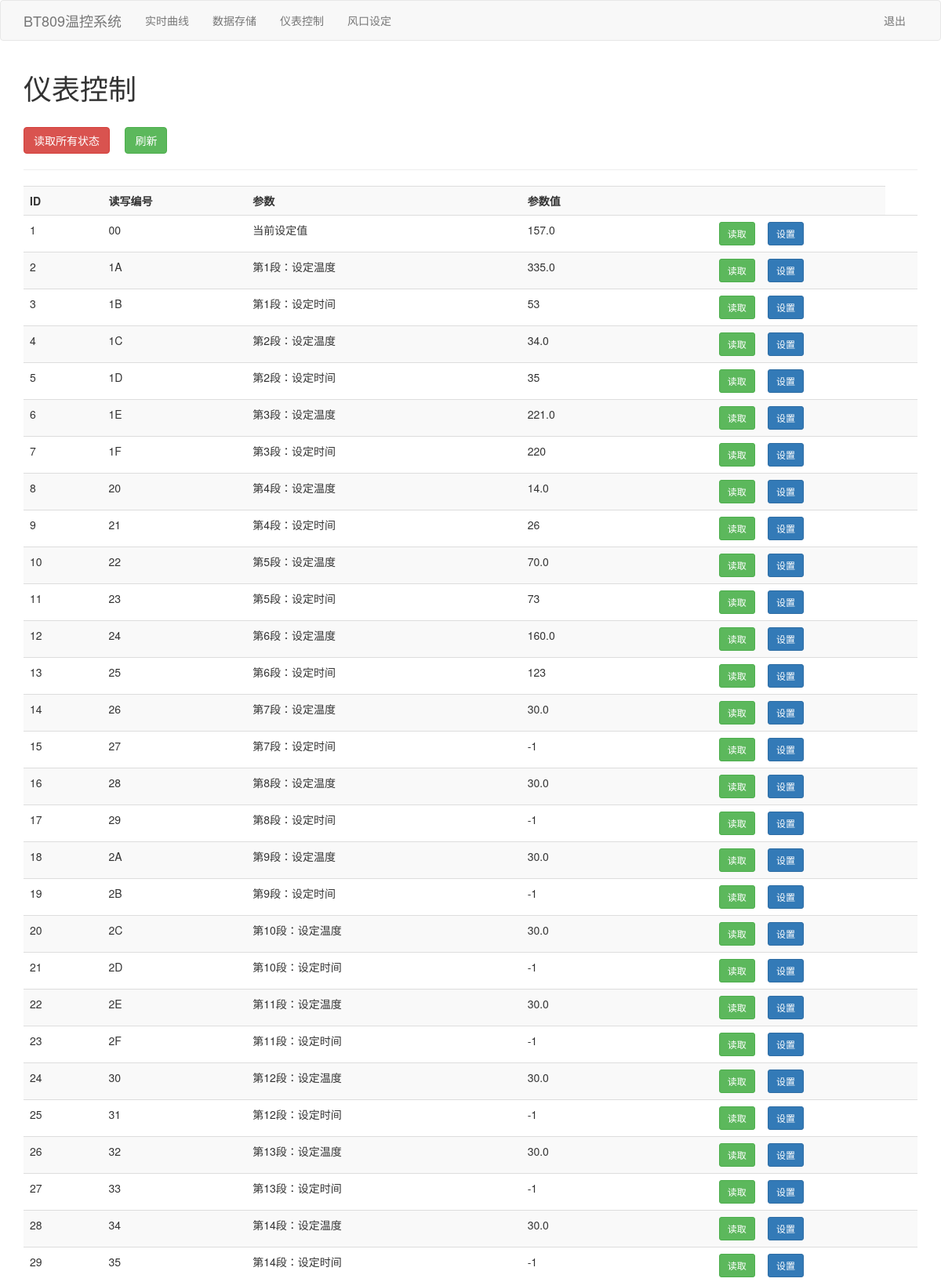
Screenshot of /parameter (signed in, upper part) with the database file from the repository.
### tables this page shows
CREATE TABLE register (
                            ID  INTEGER PRIMARY KEY AUTOINCREMENT,
                            Num text,
                            Meaning text,
                            Value text);

### app/views.py (the view)
@app.route('/parameter')
@is_logged_in
def parameter():
    data = db.select_all()
    return render_template('parameter.html', data=data)

### app/models.py (called while the page is built)
    def select_all(self):
        with con:
            sql = """select * from register """
            cur.execute(sql)
            data = cur.fetchall()
            return data

### app/views.py (called while the page is built)
def is_logged_in(f):
    @wraps(f)
    def wrap(*args, **kwargs):
        if 'logged_in' in session:
            return f(*args, **kwargs)
        else:
            flash('请登陆浏览', 'danger')
            return redirect(url_for('login'))
    return wrap

### app/templates/parameter.html
{% extends 'layout.html'%}
{%block body%}
<div class="container">
    <h1>仪表控制</h1>
    <br>
    <a href="/status" class="btn btn-danger btn-md " role="button">读取所有状态</a>
    &nbsp;&nbsp;&nbsp;&nbsp;<a href="/parameter" class="btn btn-success btn-md " role="button">刷新</a>
    <hr>
    <table class="table table-striped">
        <tr>
            <th>ID</th>
            <th>读写编号</th>
            <th>参数</th>
            <th>参数值</th>
            <th></th>
            <th></th>
        </tr>
        {% for parameter in data %}
        <tr>
            <td>{{parameter[0]}}</td>
            <td>{{parameter[1]}}</td>
            <td>{{parameter[2]}}</td>
            <td>{{parameter[3]}}</td>
            <td><a href="mode/{{parameter[0]}}" class="btn btn-success btn-sm pull-right">读取</a></td>
            <td><a href="edit/{{parameter[0]}}" class="btn btn-primary btn-sm ">设置</a></td>
            <td>
        </tr>
        {% endfor %}
    </table>
</div>
{% endblock %}

### app/templates/layout.html (shortened to what this page needs)
<!DOCTYPE html>
<html lang="en">
<head>
    <link rel="stylesheet" href="{{ url_for('static', filename='css/bootstrap.min.css') }}">
</head>
<body>
    {% include 'includes/_navbar.html'%}
    {% block body%}{% endblock%}
</body>
</html>

### app/templates/includes/_navbar.html (shortened to what this page needs)
<nav class="navbar navbar-default">
  <div class="container">
    <div class="navbar-header">
      <a class="navbar-brand"  href="/">BT809温控系统</a>
    </div>
    <div id="navbar" class="collapse navbar-collapse ">
      <ul class="nav navbar-nav" style="width:380px">
        <li ><a href="/home" >实时曲线</a></li>
        <li ><a href="/table">数据存储</a></li>
        <li ><a href="/parameter">仪表控制</a></li>
        <li ><a href="/vents">风口设定</a></li>
      </ul>
      <ul class="nav navbar-nav navbar-right">
        {% if session.logged_in %}
        <li><a href="/logout">退出</a></li>
        {% else %}
        <li><a href="/register">注册</a></li>
        <li><a href="/login">登陆</a></li>
        {% endif %}
      </ul>
    </div>
  </div>
</nav>

### rows the page displays
register: ID "1", Num "00", Meaning "当前设定值", Value "157.0"
register: ID "2", Num "1A", Meaning "第1段：设定温度", Value "335.0"
register: ID "3", Num "1B", Meaning "第1段：设定时间", Value "53"
register: ID "4", Num "1C", Meaning "第2段：设定温度", Value "34.0"
register: ID "5", Num "1D", Meaning "第2段：设定时间", Value "35"
register: ID "6", Num "1E", Meaning "第3段：设定温度", Value "221.0"
register: ID "7", Num "1F", Meaning "第3段：设定时间", Value "220"
register: ID "8", Num "20", Meaning "第4段：设定温度", Value "14.0"
register: ID "9", Num "21", Meaning "第4段：设定时间", Value "26"
register: ID "10", Num "22", Meaning "第5段：设定温度", Value "70.0"
register: ID "11", Num "23", Meaning "第5段：设定时间", Value "73"
register: ID "12", Num "24", Meaning "第6段：设定温度", Value "160.0"
register: ID "13", Num "25", Meaning "第6段：设定时间", Value "123"
register: ID "14", Num "26", Meaning "第7段：设定温度", Value "30.0"
register: ID "15", Num "27", Meaning "第7段：设定时间", Value "-1"
register: ID "16", Num "28", Meaning "第8段：设定温度", Value "30.0"
register: ID "17", Num "29", Meaning "第8段：设定时间", Value "-1"
register: ID "18", Num "2A", Meaning "第9段：设定温度", Value "30.0"
register: ID "19", Num "2B", Meaning "第9段：设定时间", Value "-1"
register: ID "20", Num "2C", Meaning "第10段：设定温度", Value "30.0"
register: ID "21", Num "2D", Meaning "第10段：设定时间", Value "-1"
register: ID "22", Num "2E", Meaning "第11段：设定温度", Value "30.0"
register: ID "23", Num "2F", Meaning "第11段：设定时间", Value "-1"
register: ID "24", Num "30", Meaning "第12段：设定温度", Value "30.0"
register: ID "25", Num "31", Meaning "第12段：设定时间", Value "-1"
register: ID "26", Num "32", Meaning "第13段：设定温度", Value "30.0"
register: ID "27", Num "33", Meaning "第13段：设定时间", Value "-1"
register: ID "28", Num "34", Meaning "第14段：设定温度", Value "30.0"
register: ID "29", Num "35", Meaning "第14段：设定时间", Value "-1"
